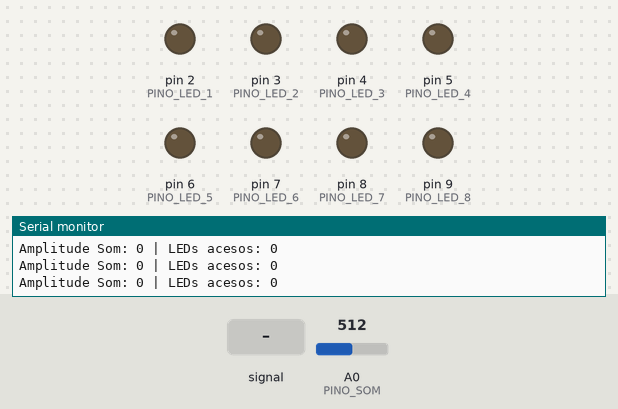
Recording of a sketch running on a simulated Arduino Uno, built with avr-gcc and run on an emulated ATmega328P. Parts: output pins drawn as LEDs (lit = HIGH), the last lines printed to the serial monitor. The inputs (shaded band) are chosen by the test bench; at power-on: A0 (PINO_SOM) = 512.

Above: at 1.2 s.
1.3 s: A0 (PINO_SOM) fed a 2 Hz sine of ±306 counts around its level
At 1.65 s:
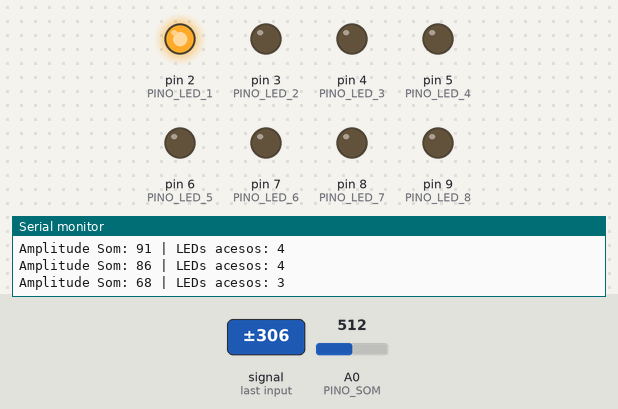
4.3 s: A0 (PINO_SOM) set to 716
At 5.5 s:
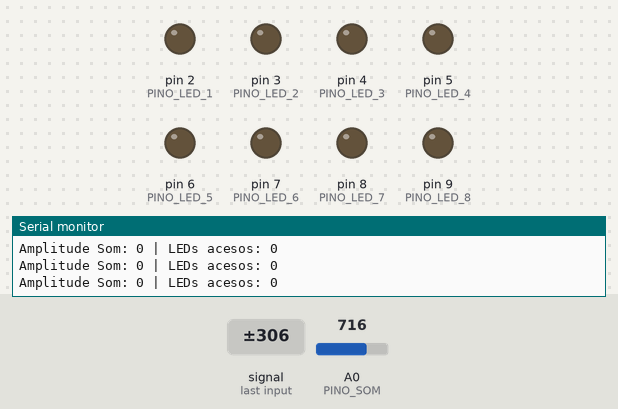
6.0 s: A0 (PINO_SOM) fed a 200 Hz sine of ±81 counts around its level
At 6.6 s:
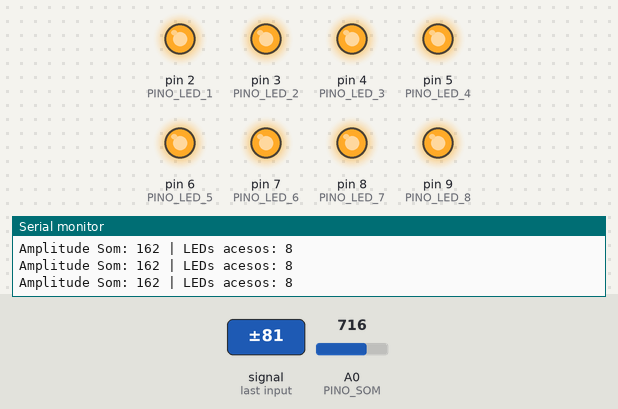
9.0 s: A0 (PINO_SOM) set to 900
At 9.18 s:
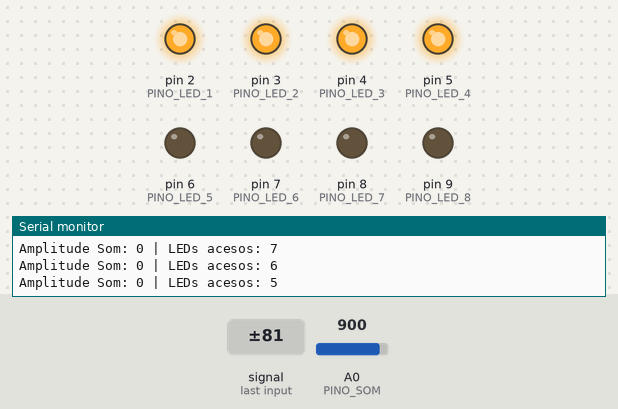
10.8 s: A0 (PINO_SOM) set to 921
At 11.8 s:
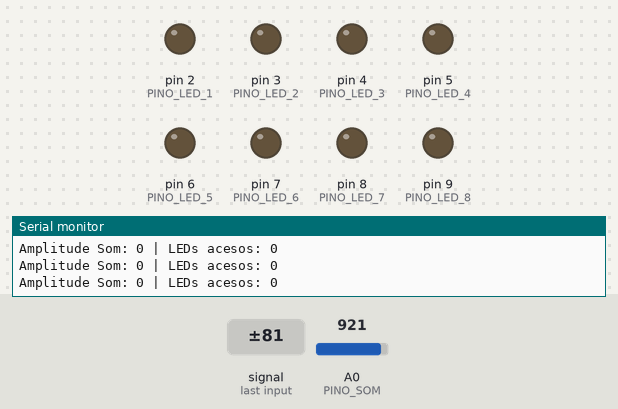
Timing chart, 0 to 13.8 s (numbered marks = the images above; inputs shaded):
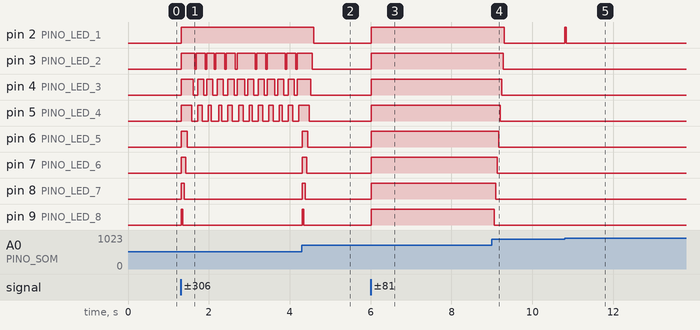

Measured:
- the behaviour switches between 909 and 910 on A0 (PINO_SOM) (found by bisection; images 4 and 5)
- after the input at 1.3 s, pin 2 (PINO_LED_1): LOW → HIGH at once; pin 4 (PINO_LED_3): LOW → HIGH at once, then moves between LOW and HIGH, repeating every 0.26 s
- after the input at 4.3 s, pin 2 (PINO_LED_1): HIGH → LOW after 0.30 s; pin 6 (PINO_LED_5): LOW → HIGH at once, → LOW 0.15 s later; pin 7 (PINO_LED_6): LOW → HIGH at once, → LOW 0.11 s later; pin 8 (PINO_LED_7): LOW → HIGH at once, → LOW 0.07 s later; pin 9 (PINO_LED_8): LOW → HIGH at once, → LOW 0.04 s later
- after the input at 6.0 s, pin 2 (PINO_LED_1), pin 3 (PINO_LED_2), pin 4 (PINO_LED_3), pin 5 (PINO_LED_4), pin 6 (PINO_LED_5), pin 7 (PINO_LED_6), pin 8 (PINO_LED_7), pin 9 (PINO_LED_8): LOW → HIGH at once
- after the input at 9.0 s, pin 2 (PINO_LED_1): HIGH → LOW after 0.31 s; pin 3 (PINO_LED_2): HIGH → LOW after 0.27 s; pin 4 (PINO_LED_3): HIGH → LOW after 0.24 s; pin 5 (PINO_LED_4): HIGH → LOW after 0.20 s; pin 6 (PINO_LED_5): HIGH → LOW after 0.17 s
- after the input at 10.8 s, pin 2 (PINO_LED_1): LOW → HIGH at once, → LOW 0.04 s later

The sketch:

p68_leds_que_dancam_com_o_som.ino
```cpp
// ============================================================================
// Projeto 68 — LEDs que Dançam com o Som
// Placa: Arduino Uno R3 (ATmega328P) | Bibliotecas: Nenhuma (Nativo)
// Material: 80 Projetos Arduino
// VU Meter rítmico de 8 LEDs (3 verdes, 3 amarelos, 2 vermelhos) + Sensor Som
// ============================================================================

const byte PINO_SOM   = A0; // Saída analógica (AO) do sensor de som
const byte PINO_LED_1 = 2;  // Verde 1
const byte PINO_LED_2 = 3;  // Verde 2
const byte PINO_LED_3 = 4;  // Verde 3
const byte PINO_LED_4 = 5;  // Amarelo 1
const byte PINO_LED_5 = 6;  // Amarelo 2
const byte PINO_LED_6 = 7;  // Amarelo 3
const byte PINO_LED_7 = 8;  // Vermelho 1
const byte PINO_LED_8 = 9;  // Vermelho 2 (Pico)

const byte PINOS_BARRA[8] = {
  PINO_LED_1, PINO_LED_2, PINO_LED_3, PINO_LED_4,
  PINO_LED_5, PINO_LED_6, PINO_LED_7, PINO_LED_8
};

// AJUSTE AQUI: Limiar de silêncio e amplitude máxima para acender os 8 LEDs
const int RUIDO_FUNDO   = 14;
const int AMPLITUDE_MAX = 160;

int nivelExibido = 0;

void setup() {
  Serial.begin(9600);
  for (byte i = 0; i < 8; i++) {
    pinMode(PINOS_BARRA[i], OUTPUT);
    digitalWrite(PINOS_BARRA[i], LOW);
  }
  Serial.println(F("Sistema pronto! VU Meter de 8 LEDs ativo."));
}

void loop() {
  unsigned long inicioJanela = millis();
  int sinalMax = 0;
  int sinalMin = 1023;

  // Amostra o áudio durante 25 ms para encontrar a amplitude pico a pico
  while (millis() - inicioJanela < 25) {
    int amostra = analogRead(PINO_SOM);
    if (amostra > sinalMax) sinalMax = amostra;
    if (amostra < sinalMin) sinalMin = amostra;
  }

  int amplitude = sinalMax - sinalMin;
  int nivelAlvo = 0;
  if (amplitude > RUIDO_FUNDO) {
    nivelAlvo = map(amplitude, RUIDO_FUNDO, AMPLITUDE_MAX, 1, 8);
    nivelAlvo = constrain(nivelAlvo, 0, 8);
  }

  // Subida rápida no ataque da batida, descida suave (decay)
  if (nivelAlvo >= nivelExibido) {
    nivelExibido = nivelAlvo;
  } else if (nivelExibido > 0) {
    nivelExibido--;
  }

  for (byte i = 0; i < 8; i++) {
    digitalWrite(PINOS_BARRA[i], (i < nivelExibido) ? HIGH : LOW);
  }

  Serial.print(F("Amplitude Som: "));
  Serial.print(amplitude);
  Serial.print(F(" | LEDs acesos: "));
  Serial.println(nivelExibido);
}
```
